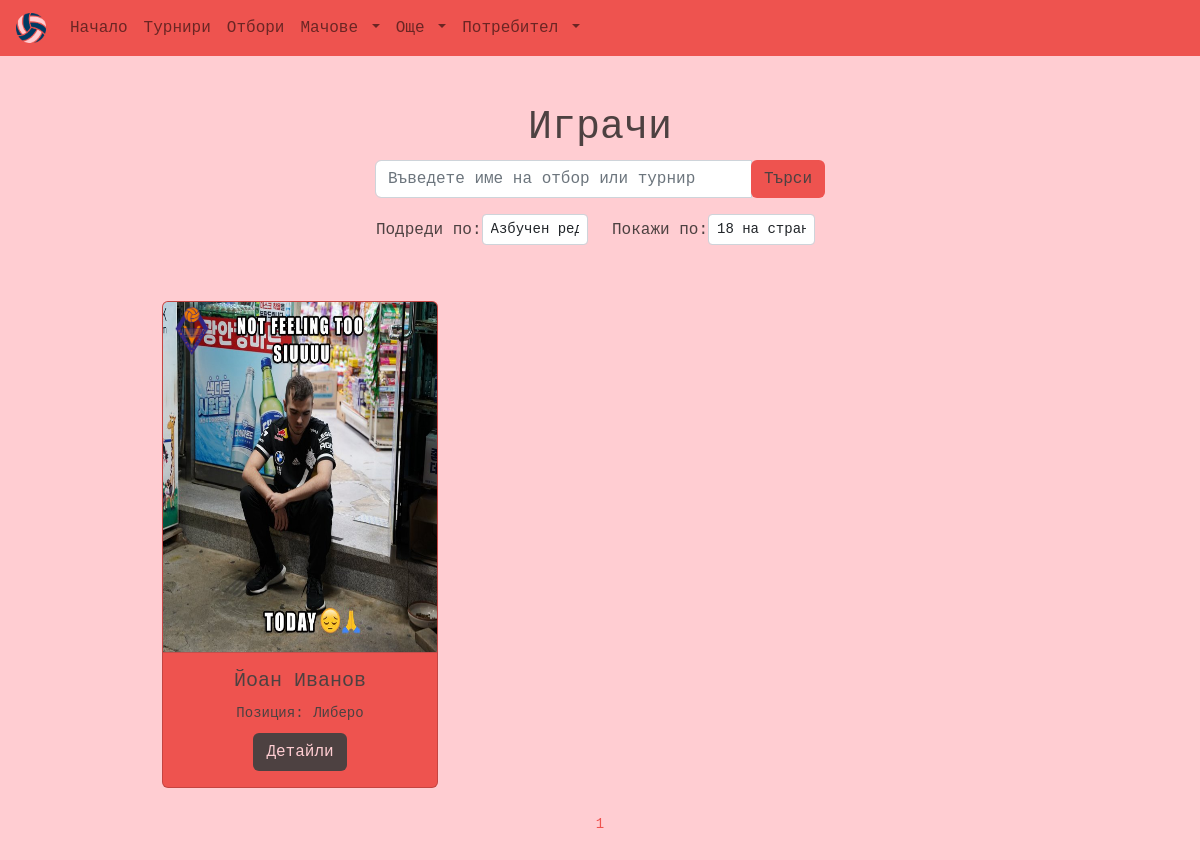
Before: /players/ with the older database file.
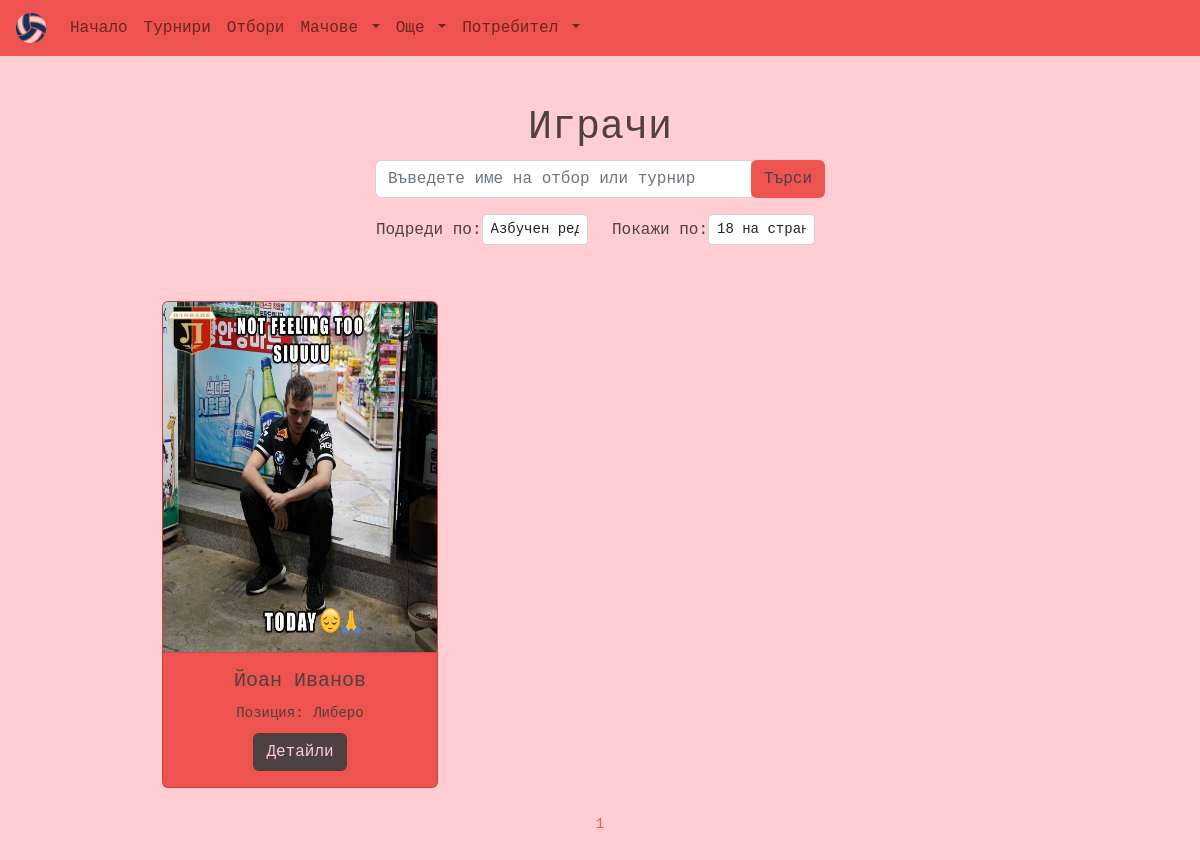
After: the same page with the newer database file.
### main/models.py (models this page shows, shortened)
class Player(models.Model):
    POSITIONS = (
        ('L', 'Либеро'),
        ('S', 'Разпределител'),
        ('OH', 'Посрещач'),
        ('OP',  'Диагонал'),
        ('MB', 'Център'),
    )
    id = models.UUIDField(primary_key=True, default=uuid.uuid4, editable=False)
    first_name = models.CharField(max_length=64, null=False, blank=False)
    last_name = models.CharField(max_length=64, null=False, blank=False)
    birth_date = models.DateField(null=True, blank=True)
    nationality = models.CharField(max_length=64, null=False, blank=False)
    height = models.DecimalField(decimal_places=2, max_digits=3, validators=[MinValueValidator(1), MaxValueValidator(3)], null=False, blank = False)
    team = models.ForeignKey(Team, on_delete=models.SET_NULL, null=True, blank=True)
    position = models.CharField(max_length=3, choices=POSITIONS, null=True, blank=True)
    photo = models.ImageField(upload_to="players_pics", null=True, blank=True)
    description = models.TextField(null=True, blank=True)
    class Meta:
        ordering=['team', 'last_name']

class Team(models.Model):
    id = models.UUIDField(primary_key=True, default=uuid.uuid4, editable=False)
    name = models.CharField(max_length=64, null=False, blank=False)
    coach = models.CharField(max_length=64, null=True, blank=True)
    founded_in = models.DateField(null=True, blank=True)
    location = models.CharField(max_length=64, null=False, blank=False)
    picture = models.ImageField(upload_to="teams_pics", null=True, blank=True)
    description = models.TextField(null=True, blank=True)
    class Meta:
        ordering = ['name']

### main/views/views_info.py (the view)
# urls.py: path('players/', views.players, name='players'),
def players(request):
    q = request.GET.get("q") if request.GET.get("q") != None else ""
    sort_by = request.GET.get("sort_by")
    if sort_by == "name":
        get_players = Player.objects.filter(
            Q(first_name__icontains=q)
            | Q(last_name__icontains=q)
            | Q(team__name__icontains=q)
        ).order_by("first_name", "last_name")
    elif sort_by == "team":
        get_players = Player.objects.filter(
            Q(first_name__icontains=q)
            | Q(last_name__icontains=q)
            | Q(team__name__icontains=q)
        ).order_by("team", "first_name", "last_name")
    elif sort_by == "youngest":
        get_players = Player.objects.filter(
            Q(first_name__icontains=q)
            | Q(last_name__icontains=q)
            | Q(team__name__icontains=q)
        ).order_by("age")
    elif sort_by == "oldest":
        get_players = Player.objects.filter(
            Q(first_name__icontains=q)
            | Q(last_name__icontains=q)
            | Q(team__name__icontains=q)
        ).order_by("-age")
    elif sort_by == "position":
        get_players = Player.objects.filter(
            Q(first_name__icontains=q)
            | Q(last_name__icontains=q)
            | Q(team__name__icontains=q)
        ).order_by("position")
    else:
        get_players = Player.objects.filter(
            Q(first_name__icontains=q)
            | Q(last_name__icontains=q)
            | Q(team__name__icontains=q)
        )
    show = request.GET.get("show")
    if show == "18":
        items = 18
    elif show == "30":
        items = 30
    elif show == "60":
        items = 60
    else:
        items = 18
    paginator = Paginator(get_players, items)
    page = request.GET.get("page")
    players = paginator.get_page(page)
    context = {"players": players}
    return render(request, "main/info_templates/players.html", context)

### main/templates/main/info_templates/players.html (shortened to what this page needs)
{% extends 'base.html' %}
{% block content %}
<header class="text-font text-center mt-5">
    <h1>Играчи</h1>
    <div class="col col-md-6 mx-auto">
        <div class="w-75 text-center m-auto">
            <form class="mb-3" method="GET" action="?q={{ request.GET.q }}">
                <div class="input-group">
                    <input type="text" autocomplete="off" name="q" class="form-control" placeholder="Въведете име на отбор или турнир">
                    <div class="input-group-append">
                        <button class="btn btn-main rounded-right" type="submit">Търси</button>
                    </div>
                </div>
                <div class="row d-none d-lg-flex mt-3">
                    <div class="col-6 d-flex align-items-center justify-content-end">
                        <span class="">Подреди по:</span>
                        <select class="form-control form-control-sm w-50 h-50" name="sort_by" onchange="this.form.submit()">
                            <option value="name" {% if request.GET.sort_by == "name" %}selected{% endif %}>
                                Азбучен ред
                            </option>
                        </select>
                    </div>
                    <div class="col-6 d-flex align-items-center">
                        <span class="">Покажи по:</span>
                        <select class="form-control form-control-sm w-50 h-50" name="show" onchange="this.form.submit()">
                            <option value="18" {% if request.GET.show == "18" %}selected{% endif %}>18 на страница</option>
                        </select>
                    </div>
                </div>
            </form>
        </div>
    </div>
</header>
<main class="container-fluid w-75 mt-5 h-100">
    <div class="row mb-3">
        {% for player in players %}
        <div class="col-sm-6 col-md-6 col-lg-4 my-2">
            <div class="card bg-main text-center">
                <img class="card-img-top" width="100px" height="350px" src="{{player.photo.url}}"
                    alt="Card image cap" />
                <hr class="m-0">
                <div class="position-absolute top-0 pt-1 px-1 start-0">
                    <img src="{{player.team.picture.url}}" width="50px" height="50px" title="{{player.team.name}}">
                </div>
                <div class="card-body position-relative">
                    <h5 class="card-title">
                        {{player.first_name}} {{player.last_name}}
                    </h5>
                    <small>Позиция:</small>
                    <small>{{player.get_position_display}}</small>
                    <div class="mt-2">
                        <a class="btn btn-font" href="{% url 'player_info' player.id %}">Детайли</a>
                    </div>
                </div>
            </div>
        </div>
        {% endfor %}
    <div class="text-center my-3">
        <small class="text-main">{{players.number}}</small>
    </div>
</main>
{% endblock %}

### templates/base.html (shortened to what this page needs)
<!DOCTYPE html>
{% load static %}
<html lang="en">
<head>
    <link href="https://cdn.jsdelivr.net/npm/bootstrap@5.2.0/dist/css/bootstrap.min.css" rel="stylesheet"
>
    <link rel="stylesheet" type="text/css" href="{% static 'styles/style.css' %}" />
</head>
<body>
    {% include 'navbar.html' %}
    {% block content %}
    {% endblock %}
</body>
</html>

### templates/navbar.html (shortened to what this page needs)
{% load static %}
<nav class="navbar navbar-expand-lg navbar-light bg-main text-font px-3">
    <a class="navbar-brand text-font link-sec" href="{% url 'index' %}"><img widht="30px" height="30px"
            src="/static/images/default_images/logo.png"></a>
    <div class="collapse navbar-collapse" id="navbarSupportedContent">
        <ul class="navbar-nav">
            <li class="nav-item active">
                <a class="nav-link link-sec" href="{% url 'index' %}">Начало</a>
            </li>
            <li class="nav-item active">
                <a class="nav-link link-sec" href="{% url 'tournaments' %}">Турнири</a>
            </li>
            <li class="nav-item">
                <a class="nav-link link-sec" href="{% url 'teams' %}">Отбори</a>
            </li>
            <li class="nav-item dropdown">
                <a class="nav-link dropdown-toggle link-sec" href="#" id="navbarDropdown" role="button"
                    data-toggle="dropdown" aria-haspopup="true" aria-expanded="false">
                    Мачове
                </a>
            </li>
            <li class="nav-item dropdown">
                <a class="nav-link dropdown-toggle link-sec" href="#" id="navbarDropdown" role="button"
                    data-toggle="dropdown" aria-haspopup="true" aria-expanded="false">
                    Още
                </a>
            </li>
            <li class="nav-item dropdown">
                <a class="nav-link dropdown-toggle link-sec" href="#" id="navbarDropdown" role="button"
                    data-toggle="dropdown" aria-haspopup="true" aria-expanded="false">
                    {% if request.user.is_authenticated %}
                    {{request.user.username}}
                    {% else %}
                    Потребител
                    {% endif %}
                </a>
            </li>
        </ul>
    </div>
</nav>

### static/styles/style.css (style rules this page uses)
:root { --bg-color: #ffcdd2; --font-color: #4d4141; --main-color: #ee534f; --sec-color: #ff8a8a; }
* { margin: 0; padding: 0; font-family: Andale Mono, monospace; font-style: normal; }
body { background-color: var(--bg-color) !important; color: var(--font-color) !important; }
.text-font { color: var(--font-color); }
.text-main { color: var(--main-color); }
.bg-main { background-color: var(--main-color); }
.btn-main { color: var(--font-color); background-color: var(--main-color); }
.btn-font { color: var(--bg-color); background-color: var(--font-color); }

Changed rows visible on the page:
changed Player "Йоан": team.picture: a different picture
